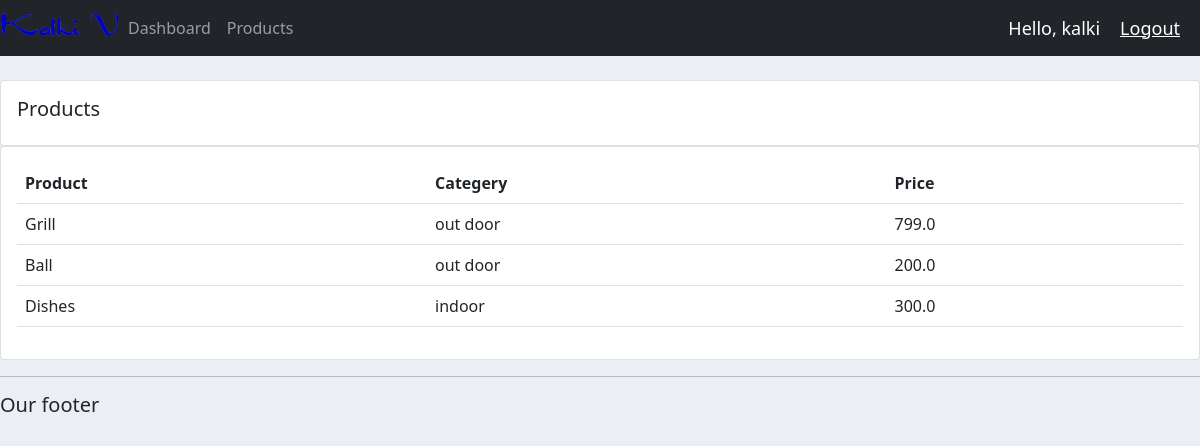
Screenshot of /products/ (signed in) with the database file from the repository.
### app/models.py (models this page shows, shortened)
class Product(models.Model):
    CATEGORIES = (
        ('out door', 'Out Door'),
        ('indoor', 'Indoor'),
        ('fashion', 'Fashion'),
        ('mobiles', 'Mobiles'),
    )
    name = models.CharField(max_length=50)
    price = models.FloatField(null=True)
    category = models.CharField(max_length=50, choices=CATEGORIES)
    discripotion = models.CharField(max_length=50, blank=True)
    date_created = models.DateTimeField(auto_now_add=True, null=True)
    tags = models.ManyToManyField(Tag)

### app/decorators.py (the view)
        def warpper_func(request, *args, **kwargs):
            group = None
            if request.user.groups.exists():
                group = request.user.groups.all()[0].name
            if group in allowed_roles:
                return view_func(request, *args, **kwargs)
            else:
                return HttpResponse('you are not to view this page')

### app/views.py (called while the page is built)
@login_required(login_url='login')
@allowed_users(allowed_roles=['admin'])
def products(request):
    p = models.Product.objects.all()
    return render(request, 'products.html', {"product":p})

### app/templates/products.html
{% extends 'main.html' %}
{% block content %}
        <br>
        <div clas="row">
            <div class="col-md">
                <div class="card card-body">
                    <h5>Products</h5>
                </div>
                    <div class="card card-body">
                        <table class="table">
                            <tr>
                                <th>Product</th>
                                <th>Categery</th>
                                <th>Price</th>
                            </tr>
                            {% for i in product %}
                                <tr>
                                    <td>{{i.name}}</td>
                                    <td>{{i.category}}</td>
                                    <td>{{i.price}}</td>
                                </tr>
                            {% endfor %}
                        </table>
                    </div>
            </div>
{% endblock %}

### app/templates/navbar.html (shortened to what this page needs)
{% load static %}
<nav class="navbar navbar-expand-lg navbar-dark bg-dark">
    <img src="{% static 'images/logo.png' %}" width='120' height='30'>
    <div class="collapse navbar-collapse" id="navbarNav">
      <ul class="navbar-nav">
        {% if request.user.is_staff %}
        <li class="nav-item active">
          <a class="nav-link" href="{% url 'home' %}">Dashboard</a>
        </li>
        <li class="nav-item">
          <a class="nav-link" href="{% url 'products' %}">Products</a>
        </li>
        {% else %}
        <li class="nav-item">
          <a class="nav-link" href="{% url 'account' %}">Settings</a>
        </li>
        {% endif %}
       </ul>
    </div>
    <span class="hello-msg">Hello, {{request.user}}</span>
    <span><a class="hello-msg" href="{% url 'logout' %}">Logout</a></span>
  </nav>

### static/css/main.css (style rules this page uses)
body { background-color: #ebeff5; }

### app/templates/navbar.html (style rules this page uses)
.hello-msg { font-size: 18px; color: #fff; margin-right: 20px; }

### rows the page displays
Product: name "Grill", category "out door", price "799.0"
Product: name "Ball", category "out door", price "200.0"
Product: name "Dishes", category "indoor", price "300.0"

### other values shown
{{ request.user }} "kalki"
